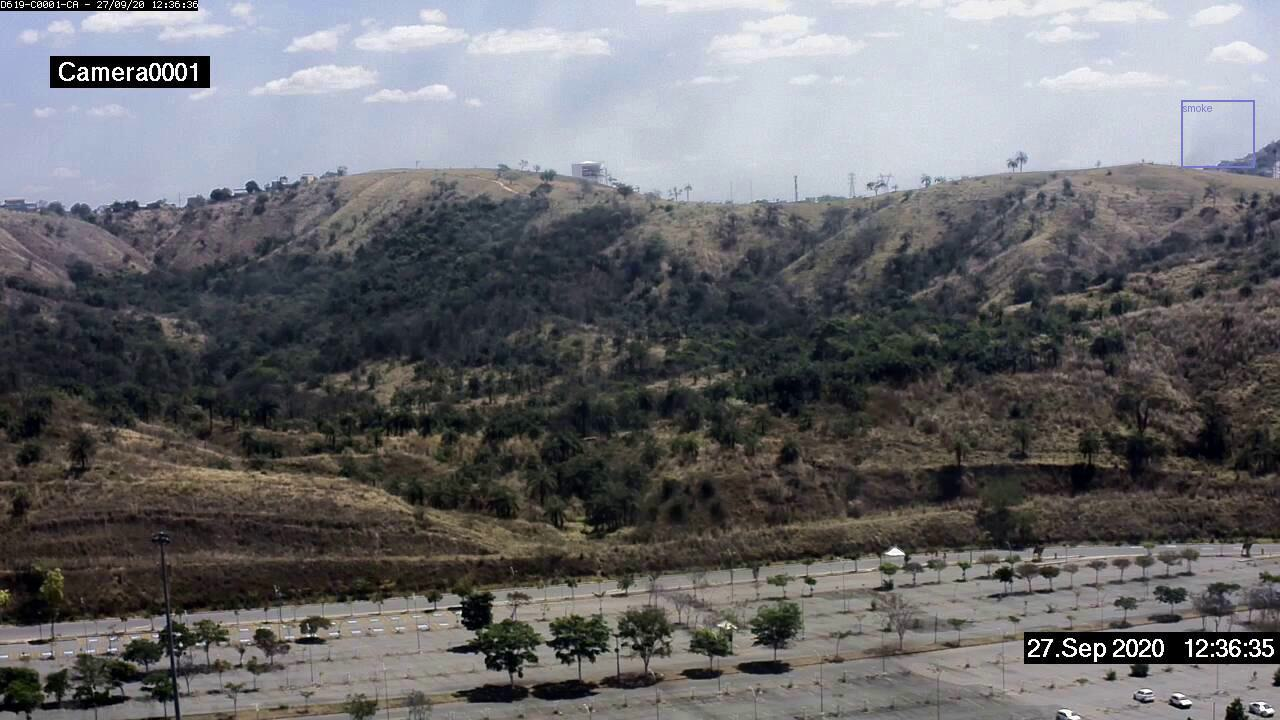
#> input picture data/samples/dfire/images/AoF06978.jpg, 1280 x 720 px; its folder holds only this picture in this run
$ python build_dfire_metadata.py --raw-root ../data/samples/dfire/images
#> lines starting #> are read from the running program, lines starting #| are printed output that depends on the picture
"""Build D-Fire metadata CSV from local raw dataset files.

Usage:
    python scripts/build_dfire_metadata.py \
        --raw-root "C:/path/to/D-Fire" \
        --output data/dfire_metadata.csv \
        [--max-images N] \
        [--copy-samples data/samples/dfire --sample-count 20]

D-Fire class mapping (no data.yaml found in this download):
    class 0 -> smoke
    class 1 -> fire
Verified by comparing scan results against official D-Fire image-category counts.
See docs/M2_DATA_EDA.md for full documentation of this assumption.
"""

from __future__ import annotations

import argparse
import shutil
import sys
import warnings
from pathlib import Path

import numpy as np
import pandas as pd
from PIL import Image, ImageDraw

# ── Class mapping constant ─────────────────────────────────────────────────────
# D-Fire has no data.yaml in this download.
# Mapping verified by cross-checking scan results with official D-Fire category counts:
#   fire_only=1164, smoke_only=5867, fire_and_smoke=4658, background=9838.
# Swapping 0<->1 produces the exact documented counts, confirming:
#   0 = smoke, 1 = fire
DFIRE_CLASS_MAP: dict[int, str] = {0: "smoke", 1: "fire"}

# ── Split inference ────────────────────────────────────────────────────────────

def _infer_split(image_path: Path, raw_root: Path) -> str:
    """Infer train/val/test split from path components."""
    try:
        rel = image_path.relative_to(raw_root)
        parts = [p.lower() for p in rel.parts]
    except ValueError:
        parts = [p.lower() for p in image_path.parts]

    if "train" in parts:
        return "train"
    if "val" in parts or "valid" in parts:
        return "val"
    if "test" in parts:
        return "test"
    return "unknown"


# ── Label file resolution ──────────────────────────────────────────────────────

def _find_label_file(image_path: Path) -> Path | None:
    """Locate the YOLO label .txt for an image using common dataset layouts."""
    stem = image_path.stem

    # Same-level labels sibling: images/ -> labels/
    candidates: list[Path] = []
    parent = image_path.parent

    # images/X.jpg -> labels/X.txt  (standard layout)
    if parent.name.lower() in ("images",):
        labels_dir = parent.parent / "labels"
        candidates.append(labels_dir / f"{stem}.txt")

    # Flat layout: same directory
    candidates.append(parent / f"{stem}.txt")

    # One level up / labels/
    candidates.append(parent.parent / "labels" / f"{stem}.txt")

    for c in candidates:
        if c.exists():
            return c
    return None


# ── Spatial helpers ────────────────────────────────────────────────────────────

# [53 lines left out: functions _to_third, _bbox_iou, _parse_label_file, not called in this run]


# ── Image pixel statistics ─────────────────────────────────────────────────────

# Near-black threshold: perceived brightness below this fraction counts as a dark pixel.
_DARK_PIXEL_THRESHOLD = 30 / 255
# Thumbnail size used for pixel stat computation (speed vs. precision trade-off).
_STAT_THUMB_SIZE = (64, 64)


def _compute_image_stats(img: Image.Image) -> dict:
    """Compute pixel-level statistics from a PIL image using a 64×64 thumbnail.

    IMPORTANT: values are derived from the stored JPEG/PNG file as it exists on
    disk — not raw sensor data. JPEG compression, gamma correction, and any
    pre-processing applied by the original dataset creators all affect these numbers.
    """
    thumb = img.resize(_STAT_THUMB_SIZE, Image.LANCZOS).convert("RGB")
    arr = np.asarray(thumb, dtype=np.float32) / 255.0  # shape (64, 64, 3)

    # ITU-R BT.601 luma — perceived brightness, not raw luminance
    gray = 0.299 * arr[:, :, 0] + 0.587 * arr[:, :, 1] + 0.114 * arr[:, :, 2]

    return {
        "mean_brightness": round(float(gray.mean()), 4),
        "dark_pixel_ratio": round(float((gray < _DARK_PIXEL_THRESHOLD).mean()), 4),
        # Mean of per-channel standard deviation — higher = more colourful / varied scene
        "color_std_mean": round(float(np.mean([arr[:, :, c].std() for c in range(3)])), 4),
    }


# ── Per-image row ──────────────────────────────────────────────────────────────

def _build_row(image_path: Path, raw_root: Path) -> tuple[dict, bool] | tuple[None, bool]:
    """Build one metadata row for an image. Returns (row_dict, is_empty_label).

    Returns (None, False) on fatal error (corrupt/unreadable image).
    is_empty_label is True when a label file exists but contains no valid boxes.
    """
    try:
        with Image.open(image_path) as img:
            img_w, img_h = img.size
            pixel_stats = _compute_image_stats(img)
    except Exception as exc:
        warnings.warn(f"Cannot open {image_path}: {exc}. Skipping.")
        return None, False

    split = _infer_split(image_path, raw_root)
    label_path = _find_label_file(image_path)
    has_label = label_path is not None

    boxes: list[dict] = []
    is_empty_label = False
    if has_label:
        boxes = _parse_label_file(label_path)
        if not boxes:
            is_empty_label = True

    fire_boxes = [b for b in boxes if b["class_name"] == "fire"]
    smoke_boxes = [b for b in boxes if b["class_name"] == "smoke"]

    has_fire = len(fire_boxes) > 0
    has_smoke = len(smoke_boxes) > 0

    if has_fire and has_smoke:
        category = "fire_and_smoke"
    elif has_fire:
        category = "fire_only"
    elif has_smoke:
        category = "smoke_only"
    else:
        category = "background"

    areas = [b["w"] * b["h"] for b in boxes]
    aspect_ratios = [b["w"] / b["h"] if b["h"] > 0 else float("nan") for b in boxes]

    fire_areas = [b["w"] * b["h"] for b in fire_boxes]
    smoke_areas = [b["w"] * b["h"] for b in smoke_boxes]

    # ── Spatial position ─────────────────────────────────────────────────────
    _nan = float("nan")
    fire_mx = float(np.mean([b["x_center"] for b in fire_boxes])) if fire_boxes else _nan
    fire_my = float(np.mean([b["y_center"] for b in fire_boxes])) if fire_boxes else _nan
    smoke_mx = float(np.mean([b["x_center"] for b in smoke_boxes])) if smoke_boxes else _nan
    smoke_my = float(np.mean([b["y_center"] for b in smoke_boxes])) if smoke_boxes else _nan

    # thirds grid: 0 = class not present, 1/2/3 = position third
    fire_tc = _to_third(fire_mx) if fire_boxes else 0
    fire_tr = _to_third(fire_my) if fire_boxes else 0
    smoke_tc = _to_third(smoke_mx) if smoke_boxes else 0
    smoke_tr = _to_third(smoke_my) if smoke_boxes else 0

    # relative smoke vs fire (only when both present; negative dy = smoke above fire, y=0 is top)
    if fire_boxes and smoke_boxes:
        smoke_dy = smoke_my - fire_my
        smoke_dx = smoke_mx - fire_mx
        mean_iou = float(np.mean([_bbox_iou(f, s) for f in fire_boxes for s in smoke_boxes]))
    else:
        smoke_dy = _nan
        smoke_dx = _nan
        mean_iou = _nan

    row = {
        "image_id": image_path.stem,
        "split": split,
        "image_path": str(image_path),
        "label_path": str(label_path) if has_label else "",
        "has_label": has_label,
        "has_fire": has_fire,
        "has_smoke": has_smoke,
        "image_category": category,
        "num_fire_boxes": len(fire_boxes),
        "num_smoke_boxes": len(smoke_boxes),
        "total_boxes": len(boxes),
        "mean_bbox_area": float(np.mean(areas)) if areas else 0.0,
        "median_bbox_area": float(np.median(areas)) if areas else 0.0,
        "max_bbox_area": float(np.max(areas)) if areas else 0.0,
        "mean_bbox_aspect_ratio": float(np.nanmean(aspect_ratios)) if aspect_ratios else 0.0,
        # Per-class bbox area (0.0 when class absent)
        "fire_mean_bbox_area": float(np.mean(fire_areas)) if fire_areas else 0.0,
        "smoke_mean_bbox_area": float(np.mean(smoke_areas)) if smoke_areas else 0.0,
        # Total normalized area covered by each class in this image
        "fire_bbox_coverage": float(sum(fire_areas)),
        "smoke_bbox_coverage": float(sum(smoke_areas)),
        "image_width": img_w,
        "image_height": img_h,
        "source_dataset": "D-Fire",
        **pixel_stats,  # mean_brightness, dark_pixel_ratio, color_std_mean
        # Spatial position (normalized 0–1; NaN when class absent)
        "fire_mean_x_center": fire_mx,
        "fire_mean_y_center": fire_my,
        "smoke_mean_x_center": smoke_mx,
        "smoke_mean_y_center": smoke_my,
        # Thirds grid (1/2/3 = left/center/right or top/mid/bottom; 0 = class absent)
        "fire_thirds_col": fire_tc,
        "fire_thirds_row": fire_tr,
        "smoke_thirds_col": smoke_tc,
        "smoke_thirds_row": smoke_tr,
        # Smoke relative to fire (only for fire_and_smoke; negative dy = smoke above fire)
        "smoke_dy_vs_fire": smoke_dy,
        "smoke_dx_vs_fire": smoke_dx,
        "fire_smoke_mean_iou": mean_iou,
    }
    return row, is_empty_label


# ── Sample image copying ───────────────────────────────────────────────────────

_BOX_COLORS = {"fire": (255, 80, 0), "smoke": (120, 120, 200)}


# [57 lines left out: functions _draw_boxes, copy_samples, not called in this run]


# ── Main ───────────────────────────────────────────────────────────────────────

def build_metadata(
    raw_root: Path,
    output: Path,
    max_images: int | None = None,
    copy_samples_dir: Path | None = None,
    sample_count: int = 20,
) -> pd.DataFrame:
    raw_root = Path(raw_root).resolve()
    output = Path(output)
    output.parent.mkdir(parents=True, exist_ok=True)

    if not raw_root.exists():
        print(f"ERROR: raw-root does not exist: {raw_root}", file=sys.stderr)
        sys.exit(1)

    # Warn about missing class mapping file
    yaml_candidates = list(raw_root.rglob("data.yaml")) + list(raw_root.rglob("dataset.yaml"))
    if not yaml_candidates:
        print(
            "WARNING: No data.yaml found. Using hard-coded class map: "
            "{0: 'smoke', 1: 'fire'} (verified against D-Fire documented category counts). "
            "See docs/M2_DATA_EDA.md for details."
        )

    # Discover images
    image_extensions = {".jpg", ".jpeg", ".png"}
    image_paths: list[Path] = []
    for ext in image_extensions:
        image_paths.extend(raw_root.rglob(f"*{ext}"))
        image_paths.extend(raw_root.rglob(f"*{ext.upper()}"))

    image_paths = sorted(set(image_paths))
    total_found = len(image_paths)
    print(f"Found {total_found} image files under {raw_root}")

    if max_images is not None:
        image_paths = image_paths[:max_images]
        print(f"Limiting to {max_images} images (--max-images).")

    rows: list[dict] = []
    skipped = 0
    empty_labels = 0

    for i, img_path in enumerate(image_paths):
        if (i + 1) % 1000 == 0:
            print(f"  Processing {i + 1}/{len(image_paths)}...")
        row, is_empty = _build_row(img_path, raw_root)
        if row is None:
            skipped += 1
        else:
            rows.append(row)
            if is_empty:
                empty_labels += 1

    df = pd.DataFrame(rows)

    # Type coercion
    bool_cols = ["has_label", "has_fire", "has_smoke"]
    int_cols = [
        "num_fire_boxes", "num_smoke_boxes", "total_boxes", "image_width", "image_height",
        "fire_thirds_col", "fire_thirds_row", "smoke_thirds_col", "smoke_thirds_row",
    ]
    float_cols = [
        "mean_bbox_area", "median_bbox_area", "max_bbox_area", "mean_bbox_aspect_ratio",
        "fire_mean_bbox_area", "smoke_mean_bbox_area", "fire_bbox_coverage", "smoke_bbox_coverage",
        "mean_brightness", "dark_pixel_ratio", "color_std_mean",
    ]

    for c in bool_cols:
        df[c] = df[c].astype(bool)
    for c in int_cols:
        df[c] = pd.to_numeric(df[c], errors="coerce").fillna(0).astype(int)
    for c in float_cols:
        df[c] = pd.to_numeric(df[c], errors="coerce").fillna(0.0)

    df["image_category"] = df["image_category"].astype(str)
    df["split"] = df["split"].astype(str)
    df["source_dataset"] = df["source_dataset"].astype(str)

    # Remove duplicates
    before = len(df)
    df = df.drop_duplicates(subset=["image_id"])
    after = len(df)
    if before != after:
        print(f"Removed {before - after} duplicate image_id rows.")

    df = df.reset_index(drop=True)

    # Save
    df.to_csv(output, index=False)
    print(f"\nSaved metadata to {output}  ({len(df)} rows)")

    # Summary (ASCII only — safe for all Windows console encodings)
    sep = "-" * 52
    print(f"\n{sep}")
    print("  Summary")
    print(sep)
    print(f"  Total rows           : {len(df)}")
    print(f"  Skipped/corrupt      : {skipped}")
    print(f"  Missing labels       : {(~df['has_label']).sum()}")
    print(f"  Empty label files    : {empty_labels}")
    print("\n  Split counts:")
    for split_name, cnt in df["split"].value_counts().items():
        print(f"    {split_name:<12} {cnt}")
    print("\n  image_category counts:")
    for cat, cnt in df["image_category"].value_counts().items():
        print(f"    {cat:<20} {cnt}")
    print(f"\n  Total fire boxes     : {df['num_fire_boxes'].sum()}")
    print(f"  Total smoke boxes    : {df['num_smoke_boxes'].sum()}")
    print(sep)

    if copy_samples_dir is not None:
        copy_samples(df, Path(copy_samples_dir), sample_count=sample_count)

    return df


def main() -> None:
    parser = argparse.ArgumentParser(
        description="Build D-Fire metadata CSV from local raw dataset."
    )
    parser.add_argument(
        "--raw-root",
        required=True,
        help="Path to the D-Fire root directory (contains train/ and/or test/ subdirs).",
    )
    parser.add_argument(
        "--output",
        default="data/dfire_metadata.csv",
        help="Output path for the metadata CSV (default: data/dfire_metadata.csv).",
    )
    parser.add_argument(
        "--max-images",
        type=int,
        default=None,
        help="Optional: limit total images processed (for quick testing).",
    )
    parser.add_argument(
        "--copy-samples",
        default=None,
        metavar="SAMPLES_DIR",
        help="If set, copy up to --sample-count images with drawn boxes to this directory.",
    )
    parser.add_argument(
        "--sample-count",
        type=int,
        default=20,
        help="Number of sample images to copy (default: 20). Requires --copy-samples.",
    )

    args = parser.parse_args()
    build_metadata(
        raw_root=Path(args.raw_root),
        output=Path(args.output),
        max_images=args.max_images,
        copy_samples_dir=Path(args.copy_samples) if args.copy_samples else None,
        sample_count=args.sample_count,
    )
#> in _build_row, img is the input picture: PIL image 1280x720 RGB; mean R, G, B 105.4, 105.2, 108.1
#> in _compute_image_stats, `thumb = img.resize(_STAT_THUMB_SIZE, Image.LANCZOS).convert("RGB")`:
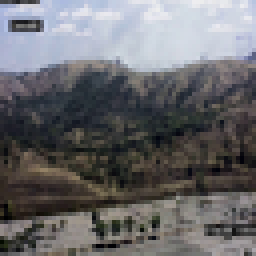
#> thumb: PIL image 64x64 RGB (shown 4 times larger); mean R, G, B 105.4, 105.3, 108.1
#> in _compute_image_stats, `gray = 0.299 * arr[:, :, 0] + 0.587 * arr[:, :, 1] + 0.114 * arr[:, :,..`:
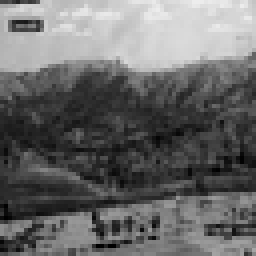
#> gray: shape (64, 64) float32 (shown 4 times larger); min 0, max 0.932, mean 0.414
#> in _build_row, `pixel_stats = _compute_image_stats(img)`: pixel_stats = {'mean_brightness': 0.414, 'dark_pixel_ratio': 0.0479, 'color_std_mean': 0.257}
#> in build_metadata, `row, is_empty = _build_row(img_path, raw_root)`: row = 36 items; is_empty = False
#> in build_metadata, `df = pd.DataFrame(rows)`: df = table of 1 rows and 36 columns
#> in build_metadata, `before = len(df)`: before = 1
#| Saved metadata to data/dfire_metadata.csv  (1 rows)
#|   Total rows           : 1
#|   Missing labels       : 1
#> the loop in build_metadata, `for split_name, cnt in df["split"].value_counts().items():` made 1 pass
#> (split_name, cnt) on pass 1: ('unknown', 1)
#|     unknown      1
#> the loop in build_metadata, `for cat, cnt in df["image_category"].value_counts().items():` made 1 pass
#|     background           1
#|   Total fire boxes     : 0
#|   Total smoke boxes    : 0


if __name__ == "__main__":
    main()
